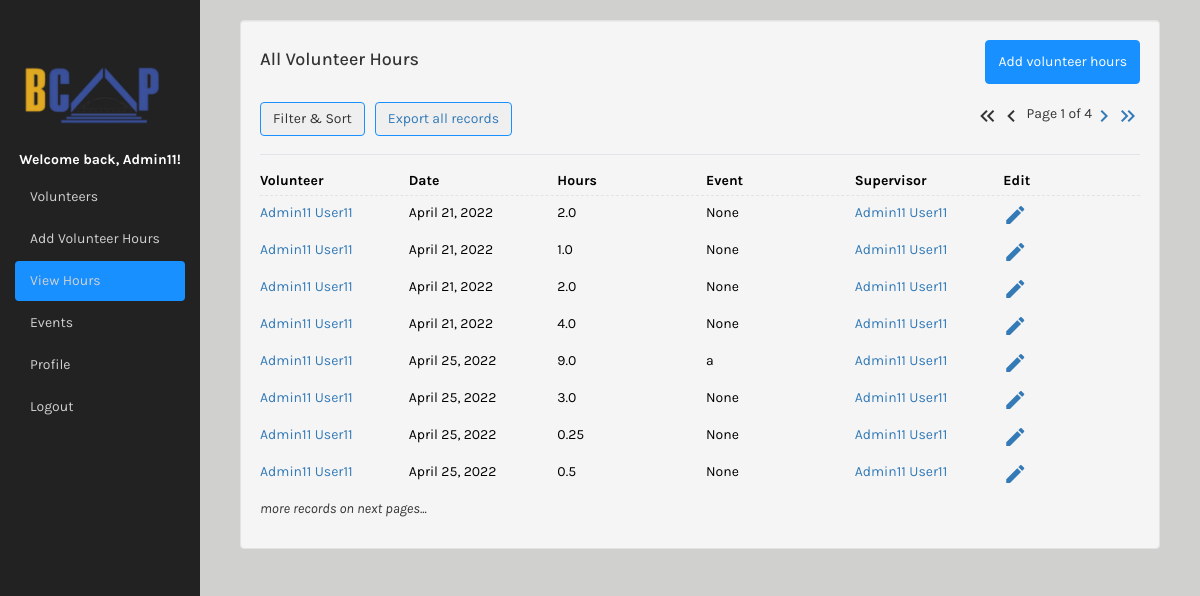
Page /history/ (signed in) on the committed database.
### bcap373_app/models.py (models this page shows, shortened)
class VolunteerRecord(models.Model):
	activity = models.ForeignKey(EventModel, on_delete=models.SET_NULL, null=True)
	hours = models.FloatField(blank=False)
	date = models.DateField(auto_now=False, auto_now_add=False, blank=False)
	supervisor = models.ForeignKey(User, on_delete=models.SET_NULL, null=True, limit_choices_to={'is_staff': True}, related_name='supervisor')
	description = models.CharField(max_length=1000, blank=True, default='')
	owner = models.ForeignKey(User, on_delete=models.CASCADE, blank=True, null=True)

class Profile(models.Model):
	user = models.OneToOneField(User, on_delete=models.CASCADE)
	phone = models.CharField(max_length=20, blank=True,
		help_text="Please enter your phone number in the following format: (XXX) XXX-XXXX")
	birth_date = models.DateField(null=True, blank=True)
	waiver = models.CharField(null=True, blank=True, max_length=300, help_text="If you have this user's waiver on file, please indicate this in this box (and give a link to where it can be found, e.g. on Google Drive)")
	def __str__(self):
		return "{} {}".format(self.user.first_name, self.user.last_name)

class EventModel(models.Model):
	name = models.CharField(max_length=256, blank=False)
	event_supervisor = models.ForeignKey(User, on_delete=models.SET_NULL, null=True, blank=True, limit_choices_to={'is_staff': True}, related_name='event_supervisor')
	def __str__(self):
		return self.name

### bcap373_app/views.py (the view, shortened to what this page needs)
# urls.py: path('history/', views.history, name="history"),
@login_required
def history(request):
   current_user = request.user
   title = ''
   person_id = request.GET.get('owner', '')
   running_total = 0
   if person_id == '':
      if current_user.is_staff:
         title = 'All Volunteer Hours'
         records = VolunteerRecord.objects.all()
      else:
         title = 'Your Volunteer Hours'
         records = VolunteerRecord.objects.filter(owner = current_user)
   running_total = sum(rec.hours for rec in records)
   myFilter = HistoryFilter(request.GET, queryset=records)
   records = myFilter.qs
   paginator = Paginator(records, settings.PAGINATOR_COUNT)
   page_number = request.GET.get('page')
   page_obj = paginator.get_page(page_number)
   return render(request, "history.html", {"page_obj" : page_obj, "running_total": running_total, "title": title, "id":person_id, 'myFilter': myFilter})

### bcap373_app/models.py (called while the page is built)
def get_user_name(self):
	uid = self.id
	profile = Profile.objects.get(id=uid)
	return str(profile).title()

### bcap373_app/templatetags/template_tags.py (called while the page is built)
@register.simple_tag
def relative_url(value, field_name, urlencode=None):
    url = '?{}={}'.format(field_name, value)
    if urlencode:
        querystring = urlencode.split('&')
        filtered_querystring = filter(lambda p: p.split('=')[0] != field_name, querystring)
        encoded_querystring = '&'.join(filtered_querystring)
        url = '{}&{}'.format(url, encoded_querystring)
    return url

### templates/history.html (shortened to what this page needs)
{% extends "base.html" %}
{% load static %}
{% load template_tags %}
{% block pageContent %}
<div class="col-sm custom-grid">
    <div class="well">
        <div class="top-header">
            <div>
                <h4 class="history-title">{{ title }}</h4>
            </div>
            <div class="home-right">
                <a href='/add_individual_hours'>
                    <button class="btn btn-primary">Add volunteer hours</button>
                </a>
            </div>
        </div>
        <div class="tools">
            <div class="left-menu">
                <div class="dropdown" style="margin-right:10px">
                    <button class="btn btn-secondary dropdown-toggle" type="button" id="dropdownMenu2"
                        data-toggle="dropdown" aria-haspopup="true" aria-expanded="false">
                        Filter & Sort
                    </button>
                </div>
                <div>
                    <a href="/export/{% if id != '' %}?id={{id}}{% endif%}"><button type="button" class="btn btn-outline-primary">{% if id != '' %}Export user's hours{% else %}Export all records{% endif %}</button></a>
                </div>
            </div>
            <div class="pagination">
                {% if page_obj.has_previous %}
                    <a href="{% relative_url 1 'page' request.GET.urlencode %}"><i class="material-icons md-48">keyboard_double_arrow_left</i></a>
                    <a href="{% relative_url page_obj.previous_page_number 'page' request.GET.urlencode %}"><i class="material-icons md-48">keyboard_arrow_left</i></a>
                {% else %}
                    <i class="material-icons md-48">keyboard_double_arrow_left</i>
                    <i class="material-icons md-48">keyboard_arrow_left</i>
                {% endif %}&nbsp;
                <p>Page {{ page_obj.number }} of {{ page_obj.paginator.num_pages }}</p>
                {% if page_obj.has_next %}
                    <a href="{% relative_url page_obj.next_page_number 'page' request.GET.urlencode %}"><i class="material-icons md-48">keyboard_arrow_right</i></a>
                    <a href="{% relative_url page_obj.paginator.num_pages 'page' request.GET.urlencode %}"><i class="material-icons md-48">keyboard_double_arrow_right</i></a>
                {% else %}
                    <i class="material-icons md-48">keyboard_arrow_right</i>
                    <i class="material-icons md-48">keyboard_double_arrow_right</i>
                {% endif %}
            </div>
        </div>
        <div>
            <ul class="data-frame">
                <li class="data-item frame-header">
                    <dl>
                        {% if user.is_staff %}
                            <dt class = "rowheader">Volunteer</dt>
                        {% endif %}
                        <dd class = "rowheader">Date</dd>
                        <dd class = "rowheader">Hours</dd>
                        <dd class = "rowheader">Event</dd>
                        <dd class = "rowheader">Supervisor</dd>
                        <dd class = "rowheader">Edit</dd>
                    </dl>
                </li>
                {% for r in page_obj %}
                    <li class="data-item">
                        <dl>
                            {% if user.is_staff %}
                                <td><a href="/view_user/?user={{r.owner.id}}">{{ r.owner }}</a></td>
                            {% endif %}
                            <dd class="date">{{ r.date }}</dd>
                            <dd class="hours">{{ r.hours }}</dd>
                            <dd class="activity">{{ r.activity }}</dd>
                            {% if user.is_staff and r.supervisor != None %}
                                <dd class="supervisor"><a href="/view_user/?user={{r.supervisor.id}}">{{ r.supervisor }}</a></dd>
                            {% else %}
                                <dd class="supervisor">{{ r.supervisor }}</dd>
                            {% endif %}
                            {% if user.is_staff %}
                                <li><a href="/edit_individual_hours/?id={{r.id}}"><i class="material-icons md-48">edit</i></a></li>
                            {% else %}
                                <li><a href="/delete_volunteer_record/?id={{r.id}}" onclick="return confirm('Are you sure you would like to delete this volunteer record?')"><i class="material-icons md-48">delete</i></a></li>
                            {% endif %}
                        </dl>
                    </li>
                {% endfor %}
                {% if page_obj.has_next %}
                    <i>more records on next pages...</i>
                {% endif %}
            </ul>
        </div>
    </div>
</div>
</html>
{% endblock %}

### templates/base.html (shortened to what this page needs)
{% load static %}
<!DOCTYPE html>
<html lang="en">
{% block pageHeader %}
<head>
    <link rel="stylesheet" href="https://maxcdn.bootstrapcdn.com/bootstrap/3.4.1/css/bootstrap.min.css">
    <link rel="stylesheet" type="text/css" href="{% static 'bcap373_app/css/main.css' %}">
</head>
{% endblock pageHeader%}
<body>
    <div class="container-fluid">
      <div class="row content">
        <div class="col-sm-3 sidenav hidden-xs sidebar">
            <div class = "logo1">
              <img class=" nav-bar-image" src="{% static 'bcap373_app/img/bcap373_logo.png' %}">
            </div>
            <ul class="nav nav-pills nav-stacked">
                <li><h5 class="navbar-user">Welcome back, {{ user.first_name }}!</h5></li>
                {% if user.is_staff %}
                  <li {% if request.resolver_match.url_name == 'volunteers' %}class="active"{% endif %}><a href="/volunteers">Volunteers</a></li>
                {% endif %}
                <li {% if request.resolver_match.url_name == 'add_individual_hours' %}class="active"{% endif %}><a href="/add_individual_hours">Add Volunteer Hours</a></li>
                <li {% if request.resolver_match.url_name == 'history' or request.resolver_match.url_name == 'edit_individual_hours' %}class="active"{% endif %}><a href="/history">View Hours</a></li>
                {% if user.is_staff %}
                  <li {% if request.resolver_match.url_name == 'events' or request.resolver_match.url_name == 'update_event' %}class="active"{% endif %}><a href="/events">Events</a></li>
                {% endif %}
                <li ><a href="{% url 'profile' %}">Profile</a></li>
                <li><a href="{% url 'logout' %}">Logout</a></li>
            </ul><br>
        </div>
        <br>
        {% block pageContent %}{% endblock pageContent %}
</body>
</html>

### bcap373_app/static/bcap373_app/css/main.css (style rules this page uses)
* { box-sizing: border-box; }
body { font-family: "Karla", sans-serif; background-color: #d0d0ce; }
.logo1 { margin-top:40px; }
.logo1 img, .nav-bar-image { width: 90%; height: 100%; }
.custom-grid { margin-left: 240px; margin-right: 40px; }
.rowheader { font-weight:bold !important; }
.frame-header { color:red; }
.top-header { display: flex; justify-content:space-between }
.navbar-user { text-align: center; font-weight: bold; color: white; }
ul.nav.nav-pills.nav-stacked a { color: #d1d1d1; }
.nav-pills>li.active>a, .nav-pills>li.active>a:focus, .nav-pills>li.active>a:hover { background-color: #1890FF; color: white; }
.btn { border: 1px solid #1890ff; }
.left-menu { display: flex; justify-content: space-around; }
.btn-primary { background-color: #1890FF; height: 44px; }
.home-right { display:flex; flex-direction:row; column-gap: 1em; }
.sidenav { background-color: #222222; height: 100%; width: 200px !important; position: fixed; }
.tools { display: flex; justify-content: space-between; align-items: center; border-bottom: 1px solid #e0e4e8; margin-bottom: 16px; }
.pagination { display: flex; padding-left: 0; list-style: none; border-radius: 0.25rem; justify-content: center; text-align: center; }
.data-frame { width: 100%; list-style-type: none; padding: 0; }
.data-item.frame-header { display: none; border-bottom: 1px dashed #e0e4e8; }
li.data-item { margin-bottom: 0.5em; border-bottom: 1px solid #0000001a; }
.data-item dl { display: flex; flex-direction:column; margin: 0; color: black; }
dl { color: #B1B1B1; }
.data-item .hours:before { content: "Hours: "; }
.data-item .activity:before { content: "Activity: "; }
.data-item .supervisor:before { content: "Supervisor: "; }
.data-item .hours { text-align: left; }
.data-item .date:before { content: "Date: "; }
.data-item dd { margin: 0; margin-bottom: 0.25em; }
dt { font-weight: normal !important; }
.data-item dt { margin-bottom: 0.25em; }
@media screen and (min-width: 766px) { .data-item.frame-header { display: block; } }
@media screen and (min-width: 766px) { .data-item .hours { text-align: left; } }
@media screen and (min-width: 766px) { .data-item dl { display: grid; grid-template-columns: 1fr 1fr 1fr 1fr 1fr 1fr; column-gap: 1vw; } }
@media screen and (min-width: 766px) { li.data-item { border-bottom: 0px; } }
@media screen and (min-width: 766px) { .data-item .phone:before, .data-item .email:before, .data-item .date:before, .data-item .activity:before, .data-item .supervisor:before, .data-item .event-name:before, .data-item .role:before, .data-item .hours:before { content: ""; } }

### rows in the picture
VolunteerRecord: owner "Admin11 User11", date "April 21, 2022", hours "2.0", activity "None", supervisor "Admin11 User11"
VolunteerRecord: owner "Admin11 User11", date "April 21, 2022", hours "1.0", activity "None", supervisor "Admin11 User11"
VolunteerRecord: owner "Admin11 User11", date "April 21, 2022", hours "2.0", activity "None", supervisor "Admin11 User11"
VolunteerRecord: owner "Admin11 User11", date "April 21, 2022", hours "4.0", activity "None", supervisor "Admin11 User11"
VolunteerRecord: owner "Admin11 User11", date "April 25, 2022", hours "9.0", activity "a", supervisor "Admin11 User11"
VolunteerRecord: owner "Admin11 User11", date "April 25, 2022", hours "3.0", activity "None", supervisor "Admin11 User11"
VolunteerRecord: owner "Admin11 User11", date "April 25, 2022", hours "0.25", activity "None", supervisor "Admin11 User11"
VolunteerRecord: owner "Admin11 User11", date "April 25, 2022", hours "0.5", activity "None", supervisor "Admin11 User11"

### other values in the picture
{{ user.first_name }} "Admin11"
{{ title }} "All Volunteer Hours"
{{ page_obj.number }} "1"
{{ page_obj.paginator.num_pages }} "4"
